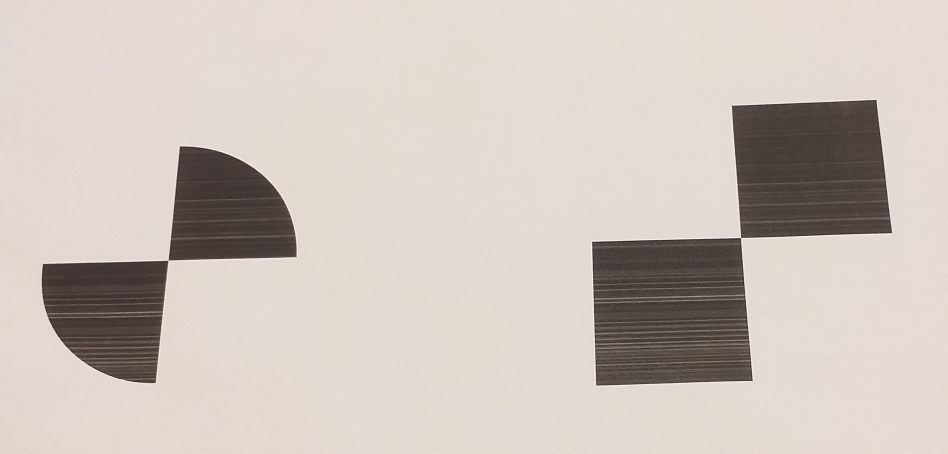
#> input picture Imagens/marcadores.jpg, 2842 x 1360 px, found by its file name (shown at 1/3 size)
$ python exemplo1a.py
#> lines starting #> are read from the running program, lines starting #| are printed output that depends on the picture; after the words box and inside, x2 and y2 are one past the last pixel; in counts of white or black regions, pixels touching at a corner belong together
import cv2
import numpy as np
from matplotlib import pyplot as plt

I1 = cv2.imread('./Imagens/marcadores.jpg')
#> I1 is the input picture: shape (1360, 2842, 3); mean B, G, R 188.9, 195.6, 205.4
I1 = cv2.cvtColor(I1, cv2.COLOR_BGR2GRAY)
#> I1: shape (1360, 2842)
I1 = cv2.resize(I1, (0,0), fx=0.25, fy=0.25)
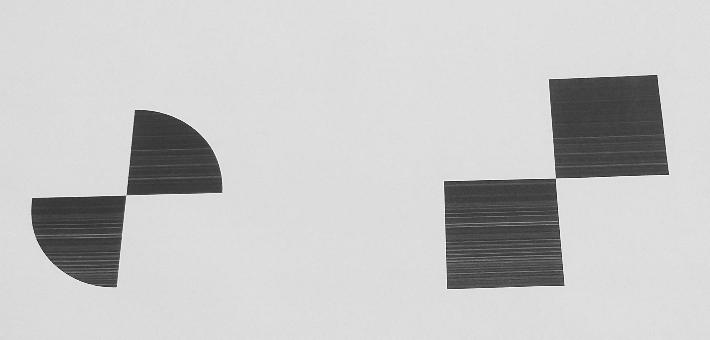
#> I1: shape (340, 710); min 31, max 249, mean 198

plt.figure()
plt.imshow(I1,cmap='gray')
plt.title('Imagem Original')

# converter do tipo np.uint8 para np.float32
I2 = np.float32(I1)/255

# calcular o Score do detector de harris
R = cv2.cornerHarris(I2, 2, 3, 0.06)
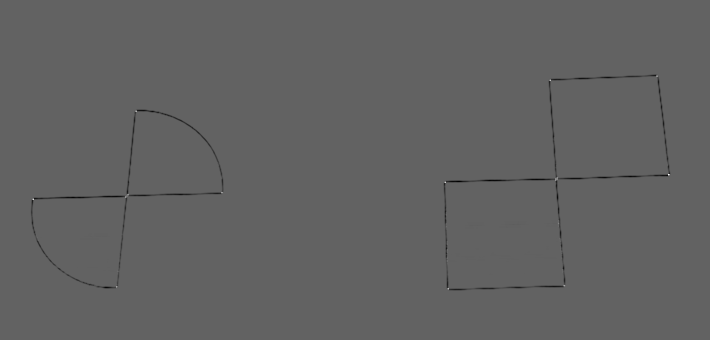
#> R: shape (340, 710) float32; min -0.0146, max 0.0232, mean -6.48e-05; drawn with min black and max white

# coordenadas dos pontos de interesse (corners)
limiar = 0.4*R.max()
#> limiar = 0.00929
I3 = np.uint8(R > limiar)
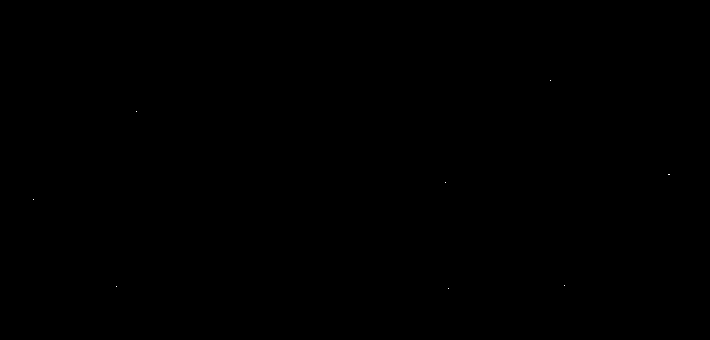
#> I3: shape (340, 710); values 0 (black) and 1 (white), 0% white in thin lines or dots, all inside (x1, y1, x2, y2) = (33, 80, 670, 289)
y, x = np.where(I3)
#> y = [80, 111, 174, 174, 182, 199, 285, 286, 288]; x = [550, 136, 668, 669, 445, 33, 564, 116, 448]

print(f'Número de pontos de interesse = {len(x)}')
#| Número de pontos de interesse = 9

# desenha circulos nas coordenadas dos pontos de interrese encontrados
I4 = cv2.cvtColor(I1, cv2.COLOR_GRAY2BGR)

for i in np.arange(0, len(x)):
    cv2.circle(I4, (x[i],y[i]), 10, (0,255,0), 1)
#> this loop made 9 passes
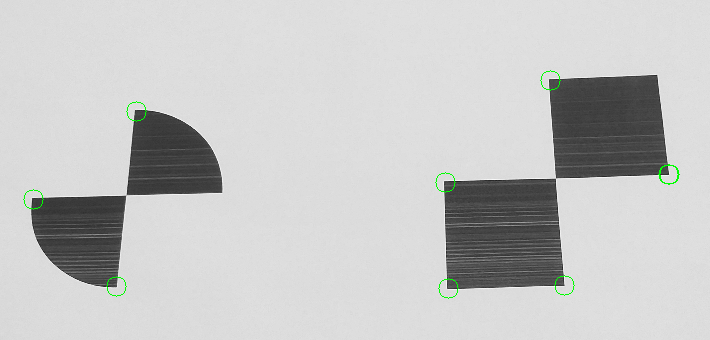
#> I4: shape (340, 710, 3); mean B, G, R 197.7, 198.2, 197.7

plt.figure()
plt.imshow(cv2.cvtColor(I4, cv2.COLOR_BGR2RGB))
plt.show()

$ run again, with Imagens/Fingerprint.jpg copied over Imagens/marcadores.jpg
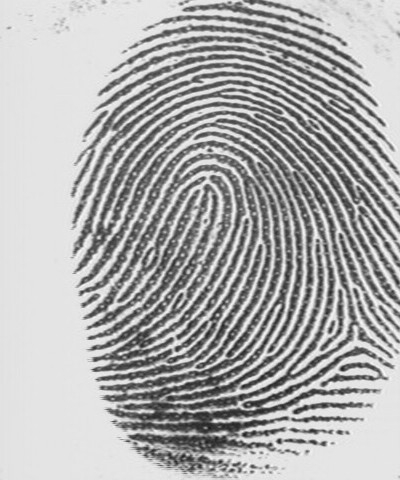
#> input picture Imagens/Fingerprint.jpg, 400 x 480 px, found by its file name
#> I1 is the input picture: shape (480, 400, 3); min 27, max 251, mean 173.8
#> `R = cv2.cornerHarris(I2, 2, 3, 0.06)`:
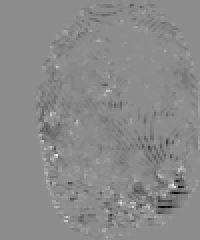
#> R: shape (120, 100) float32 (shown 2 times larger); min -0.00656, max 0.00533, mean -0.000118; drawn with min black and max white
#> limiar = 0.00213
#> I3: shape (120, 100); values 0 (black) and 1 (white), 0.19% white in thin lines or dots, all inside (x1, y1, x2, y2) = (21, 33, 91, 111)
#> y = 23 values from 33 to 110; x = 23 values, max 90 at index 10, min 21 at index 4, mean 54.57
#| Número de pontos de interesse = 23
#> the loop `for i in np.arange(0, len(x)):` made 23 passes
#> after the loop `for i in np.arange(0, len(x)):`:
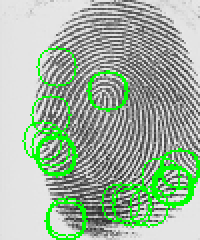
#> I4: shape (120, 100, 3) (shown 2 times larger); mean B, G, R 159.8, 181.8, 159.8
